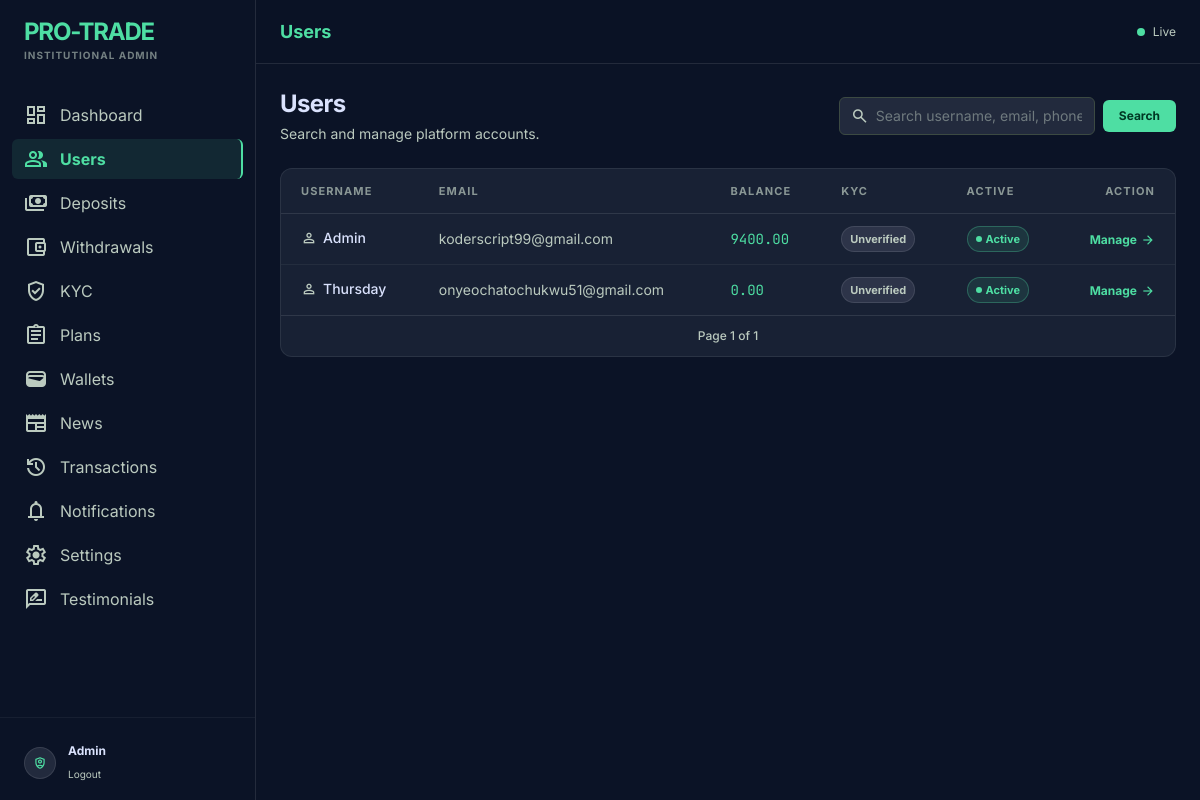
Before: /panel/users/ (signed in) with the older database file.
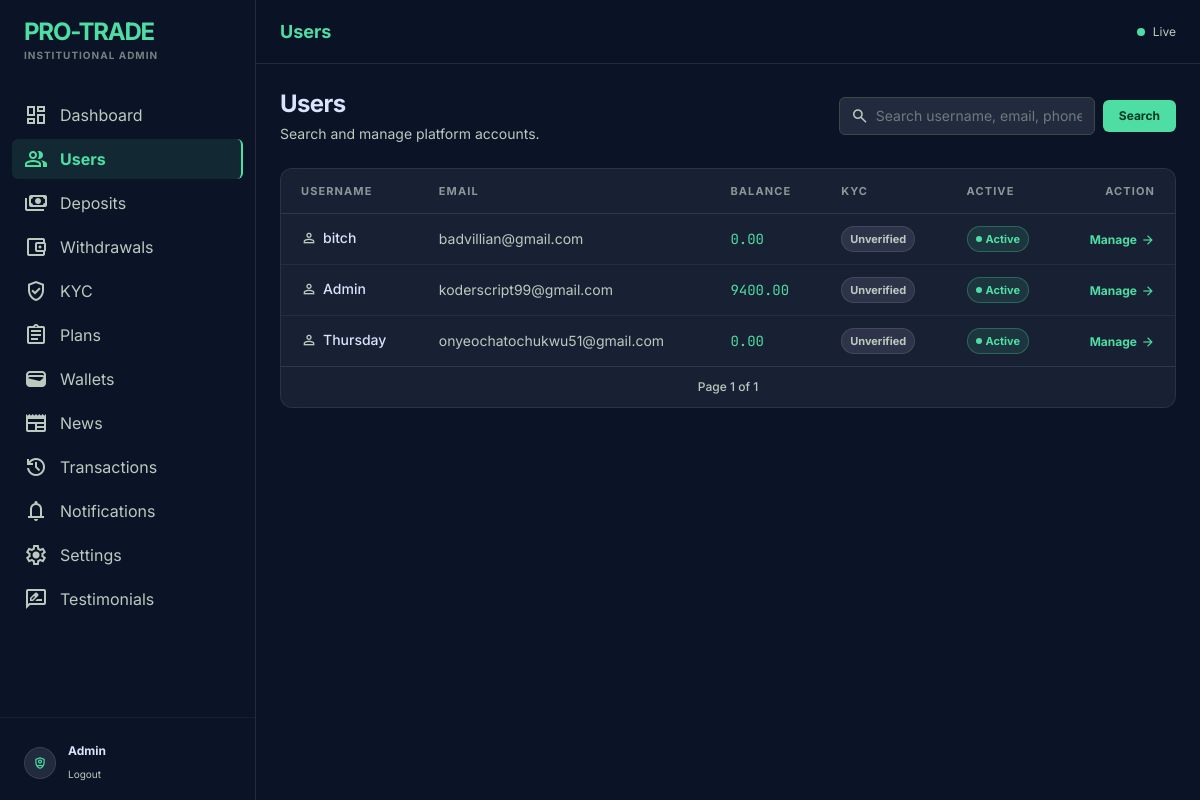
After: the same page with the newer database file.
### core/models.py (models this page shows, shortened)
class User(AbstractUser):
    id = models.UUIDField(primary_key=True, default=uuid.uuid4, editable=False)
    phone = models.CharField(max_length=20, blank=True)
    country = models.CharField(max_length=100, blank=True)
    referral_code = models.CharField(max_length=20, unique=True)
    referred_by = models.ForeignKey(
        'self',
        on_delete=models.SET_NULL,
        null=True,
        blank=True,
        related_name='referrals'
    )
    balance = models.DecimalField(max_digits=20, decimal_places=2, default=0)
    investment_balance = models.DecimalField(max_digits=20, decimal_places=2, default=0)
    profit_balance = models.DecimalField(max_digits=20, decimal_places=2, default=0)
    referral_balance = models.DecimalField(max_digits=20, decimal_places=2, default=0)
    email_verified = models.BooleanField(default=False)
    phone_verified = models.BooleanField(default=False)
    kyc_verified = models.BooleanField(default=False)
    two_factor_enabled = models.BooleanField(default=False)
    is_admin_user = models.BooleanField(default=False)
    created_at = models.DateTimeField(auto_now_add=True)

### core/admin_views.py (the view)
# urls.py: path("panel/users/", admin_views.admin_users_list_view, name="admin_users_list"),
@admin_required
def admin_users_list_view(request):
    query = request.GET.get("q", "")
    users = User.objects.all().order_by("-created_at")
    if query:
        users = users.filter(
            Q(username__icontains=query) | Q(email__icontains=query) | Q(phone__icontains=query)
        )
    paginator = Paginator(users, 25)
    page = paginator.get_page(request.GET.get("page"))
    return render(request, "core/admin/admin_users_list.html", {"page_obj": page, "query": query})

### core/context_processors.py (called while the page is built)
def site_settings(request):
    return {"site_settings": SiteSetting.objects.first()}

def notifications_badge(request):
    if request.user.is_authenticated:
        count = Notification.objects.filter(user=request.user, is_read=False).count()
    else:
        count = 0
    return {"unread_notifications_count": count}

### core/templates/core/admin/admin_users_list.html (shortened to what the changed rows need)
{% extends "core/admin/admin_base.html" %}
{% block page_title %}Users{% endblock %}
{% block content %}
<div class="flex flex-col gap-6">
  <div class="flex flex-wrap items-center justify-between gap-4">
    <div>
      <h1 class="text-2xl font-bold text-on-surface tracking-tight">Users</h1>
    </div>
  </div>
  <div class="glass-panel rounded-xl overflow-hidden">
    <div class="overflow-x-auto custom-scrollbar">
      <table class="w-full text-sm">
        <thead>
          <tr class="border-b border-white/10 text-left text-[11px] uppercase tracking-widest text-on-surface-variant/70">
            <th class="px-5 py-3 font-bold">Username</th>
            <th class="px-5 py-3 font-bold">Email</th>
            <th class="px-5 py-3 font-bold">Balance</th>
            <th class="px-5 py-3 font-bold">KYC</th>
            <th class="px-5 py-3 font-bold">Active</th>
            <th class="px-5 py-3 font-bold text-right">Action</th>
          </tr>
        </thead>
        <tbody class="divide-y divide-white/5">
          {% for u in page_obj %}
          <tr class="hover:bg-surface-variant/30 transition-colors">
            <td class="px-5 py-3 font-medium text-on-surface flex items-center gap-1.5">
              <span class="material-symbols-outlined text-base text-on-surface-variant">person</span>{{ u.username }}
            </td>
            <td class="px-5 py-3 text-on-surface-variant">{{ u.email }}</td>
            <td class="px-5 py-3 font-data-md text-primary">{{ u.balance }}</td>
            <td class="px-5 py-3">
              {% if u.kyc_verified %}
              <span class="inline-flex items-center gap-1 px-2 py-0.5 rounded-full text-[11px] font-bold bg-primary/10 text-primary border border-primary/30">
                <span class="material-symbols-outlined text-xs">verified</span>Verified
              </span>
              {% else %}
              <span class="inline-flex items-center gap-1 px-2 py-0.5 rounded-full text-[11px] font-bold bg-surface-variant text-on-surface-variant border border-white/10">
                Unverified
              </span>
              {% endif %}
            </td>
            <td class="px-5 py-3">
              {% if u.is_active %}
              <span class="inline-flex items-center gap-1 px-2 py-0.5 rounded-full text-[11px] font-bold bg-primary/10 text-primary border border-primary/30">
                <span class="w-1.5 h-1.5 rounded-full bg-primary"></span>Active
              </span>
              {% else %}
              <span class="inline-flex items-center gap-1 px-2 py-0.5 rounded-full text-[11px] font-bold bg-error/10 text-error border border-error/30">
                <span class="w-1.5 h-1.5 rounded-full bg-error"></span>Inactive
              </span>
              {% endif %}
            </td>
            <td class="px-5 py-3 text-right">
              <a href="{% url 'core:admin_user_detail' u.pk %}"
                 class="inline-flex items-center gap-1 text-primary hover:text-primary/80 font-bold text-xs transition-colors">
                Manage <span class="material-symbols-outlined text-sm">arrow_forward</span>
              </a>
            </td>
          </tr>
          {% endfor %}
        </tbody>
      </table>
    </div>
  </div>
</div>
{% endblock %}

### core/templates/core/admin/admin_base.html (shortened to what the changed rows need)
<!DOCTYPE html>
<html lang="en" class="dark">
<head>
<script src="https://cdn.tailwindcss.com?plugins=forms,container-queries"></script>
</head>
<body class="font-body-md text-body-md">
<aside id="admin-sidebar"
       class="h-screen w-64 fixed left-0 top-0 border-r border-white/10 backdrop-blur-xl bg-surface z-[60] flex flex-col py-4
              -translate-x-full lg:translate-x-0 transition-transform duration-300 ease-in-out">
  <div class="px-6 mb-8 flex items-center justify-between">
    <div>
      <h1 class="text-2xl font-bold text-primary tracking-tighter">PRO-TRADE</h1>
    </div>
  </div>
    {% url 'core:admin_dashboard' as dash_url %}
    {% url 'core:admin_users_list' as users_url %}
    {% url 'core:admin_deposits_list' as deposits_url %}
    {% url 'core:admin_withdrawals_list' as withdrawals_url %}
    {% url 'core:admin_kyc_list' as kyc_url %}
    {% url 'core:admin_plans_list' as plans_url %}
    {% url 'core:admin_wallets_list' as wallets_url %}
    {% url 'core:admin_news_list' as news_url %}
    {% url 'core:admin_transactions_list' as tx_url %}
    {% url 'core:admin_send_notification' as notif_url %}
    {% url 'core:admin_site_settings' as settings_url %}
    {% url 'core:admin_testimonials_list' as testimonials_url %}
  <div class="px-6 pt-6 mt-6 border-t border-white/5">
    <div class="flex items-center gap-3">
      <div>
        <p class="text-[12px] font-bold">{{ request.user.get_full_name|default:request.user.username }}</p>
        <a href="{% url 'core:admin_logout' %}" class="text-[10px] text-on-surface-variant hover:text-primary transition-colors">Logout</a>
      </div>
    </div>
  </div>
</aside>
<main class="lg:ml-64 min-h-screen relative z-10 flex flex-col">
  <header class="h-16 flex justify-between items-center px-6 border-b border-white/10 backdrop-blur-md bg-surface/80 sticky top-0 z-50">
    <div class="flex items-center gap-3">
      <h2 class="text-lg font-bold text-primary">{% block page_title %}Admin{% endblock %}</h2>
    </div>
  </header>
  <div class="p-6 space-y-6 overflow-y-auto max-h-[calc(100vh-4rem)] custom-scrollbar">
    {% block content %}{% endblock %}
  </div>
</main>
</body>
</html>

Changed rows visible on the page:
added User: username "bitch", email "badvillian@gmail.com", balance "0.00", kyc_verified "Unverified", is_active True (drawn)
